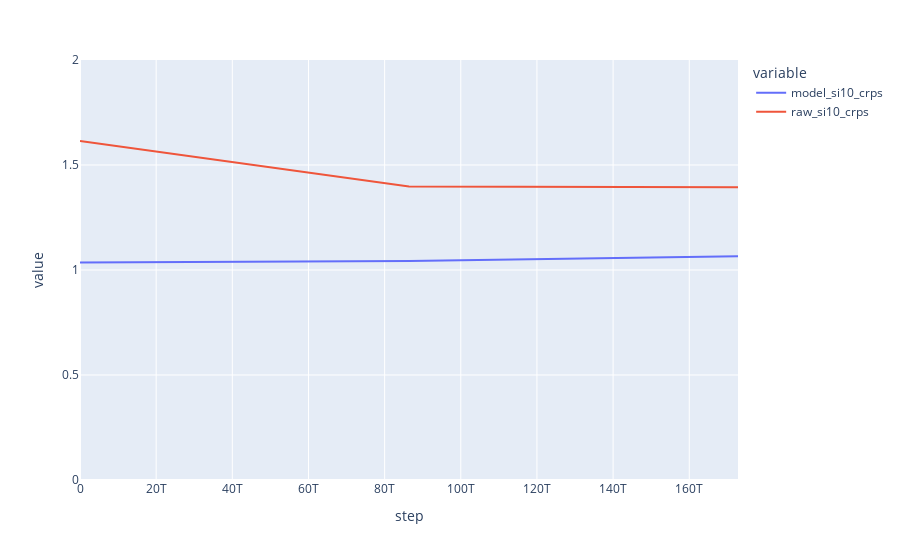

Notebook code for this chart:
### Code cell
by_step_melt = crps_by_step.reset_index().melt(id_vars=['step'], value_vars=['model_si10_crps', 'raw_si10_crps'])
px.line(data_frame=by_step_melt.reset_index(), x='step', y='value', color='variable', range_y=(0, 2))

### Figure 1 — Plotly figure (JSON) as saved in the notebook; plotly's stock layout.template omitted (floating-point values rounded to 4 significant figures)
{"data": [{"hovertemplate": "variable=model_si10_crps<br>step=%{x}<br>value=%{y}<extra></extra>", "legendgroup": "model_si10_crps", "line": {"color": "#636efa", "dash": "solid"}, "marker": {"symbol": "circle"}, "mode": "lines", "name": "model_si10_crps", "orientation": "v", "showlegend": true, "type": "scatter", "x": [0, 86400000000000, 172800000000000], "xaxis": "x", "y": [1.035, 1.042, 1.066], "yaxis": "y"}, {"hovertemplate": "variable=raw_si10_crps<br>step=%{x}<br>value=%{y}<extra></extra>", "legendgroup": "raw_si10_crps", "line": {"color": "#EF553B", "dash": "solid"}, "marker": {"symbol": "circle"}, "mode": "lines", "name": "raw_si10_crps", "orientation": "v", "showlegend": true, "type": "scatter", "x": [0, 86400000000000, 172800000000000], "xaxis": "x", "y": [1.614, 1.398, 1.394], "yaxis": "y"}], "layout": {"autosize": true, "legend": {"title": {"text": "variable"}, "tracegroupgap": 0}, "margin": {"t": 60}, "xaxis": {"anchor": "y", "autorange": true, "domain": [0, 1], "range": [0, 172800000000000], "title": {"text": "step"}, "type": "linear"}, "yaxis": {"anchor": "x", "domain": [0, 1], "range": [0, 2], "title": {"text": "value"}, "type": "linear"}}}
